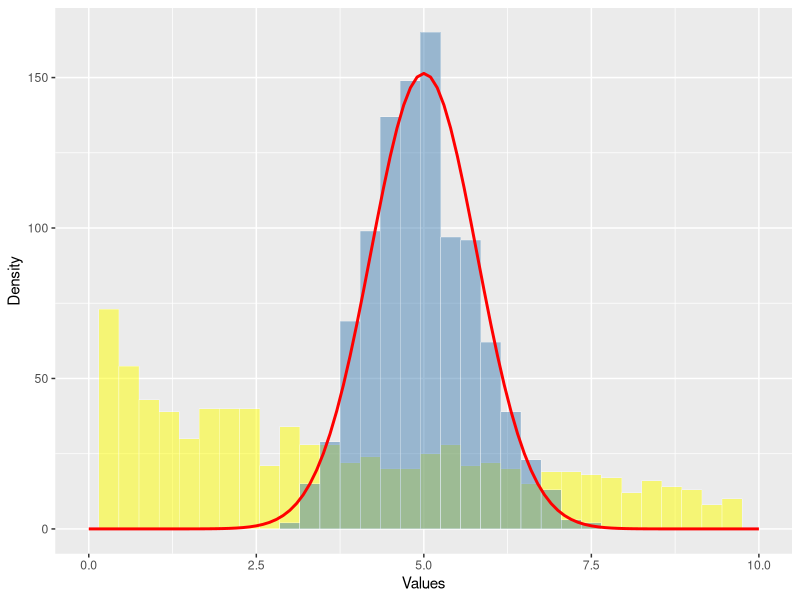

Write the R code that produced this figure.
## ---- chunk 1
knitr::opts_chunk$set(echo = TRUE)
library(ggplot2)
library(dplyr)
set.seed(1)
## ---- chunk 2
lambda <- 0.2
n  <- 40 
rexpAvgsDist = NULL
for (i in 1 : 1000) rexpAvgsDist = c(rexpAvgsDist, mean(rexp(n = n, rate=lambda)))
## ---- chunk 3
1/lambda
## ---- chunk 4
mean(rexpAvgsDist)
## ---- chunk 5
1/lambda^2/n
## ---- chunk 6
var(rexpAvgsDist)
## ---- chunk 7
nbPoints <- length(rexpAvgsDist) # 1000

rexpRandomDist <- rexp(n = nbPoints, rate=lambda)

df <- data_frame(rexpAvgsDist,rexpRandomDist) 

binwidth <- 0.3
ggplot(df) + 
        scale_x_continuous(limits = c(0, 10)) +
        geom_histogram(binwidth = binwidth, aes(x=rexpRandomDist), 
                       colour = "white", fill = "yellow",  size = 0.1,alpha=0.5)+
        geom_histogram(binwidth = binwidth, aes(x=rexpAvgsDist), 
                       colour = "white", fill = "steelblue", size = 0.1,alpha=0.5)  +
        stat_function(fun = function(averages) 
            dnorm(averages, mean = 5, sd = sqrt(0.625)) * nbPoints*binwidth,
            color= "red",size=1 ) +
        labs(x = "Values",y ="Density")
        
                
